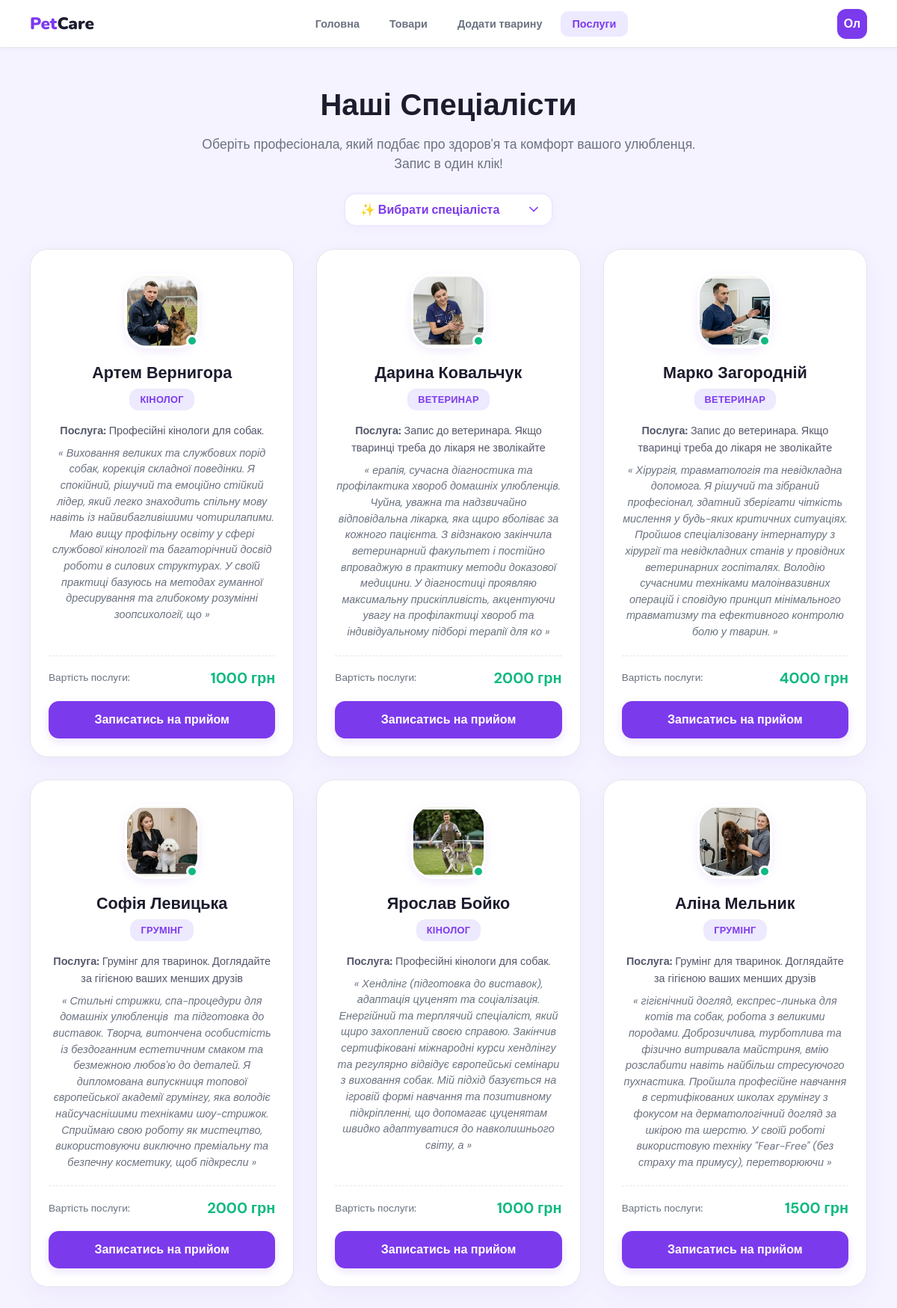
Page /servises/ (signed in) on the committed database.
### servises/models.py (models this page shows, shortened)
class Employee(models.Model):
    name = models.CharField(max_length=200)
    profession = models.ForeignKey(
        Servises,
        on_delete=models.CASCADE
    )
    descrp = models.CharField(max_length=400,verbose_name='ваш опис',default='я працівник')
    price = models.PositiveIntegerField(default=1000, verbose_name='ціна')
    img = models.ImageField(upload_to='servises/',null=True,blank=True,verbose_name='фото співробітника')

class Servises(models.Model):
    name = models.CharField(max_length=50)
    discrp = models.CharField(max_length=100)
    price = models.PositiveIntegerField(default=0)
    img = models.ImageField(upload_to='services/')

### servises/views.py (the view)
# urls.py: path('', views.servises_page, name='servises'),
@login_required(login_url='login')
def servises_page(request):
    items = Servises.objects.all()
    employees = Employee.objects.select_related('profession').all()
    chosen_service_id = request.GET.get('service_filter')
    if chosen_service_id:
        employees = employees.filter(profession_id=chosen_service_id)
    return render(request, 'servises/servises.html', {
        'items': items,
        'employees': employees,
        'chosen_service_id': chosen_service_id, # Передаємо назад, щоб зберегти вибір у селекті
    })

### servises/templates/servises/servises.html (shortened to what this page needs)
{% load static %}
<!DOCTYPE html>
<html lang="uk">
<head>
</head>
<body>
    <nav>
        <div class="nav-logo">Pet<span>Care</span></div>
        <ul class="nav-links">
            <li><a href="{% url 'home' %}">Головна</a></li>
            <li><a href="{% url 'shop_page' %}">Товари</a></li>
            <li><a href="{% url 'register_pets' %}">Додати тварину</a></li>
            <li><a href="{% url 'servises' %}" class="active">Послуги</a></li>
        </ul>
        <div class="nav-right">
            <div class="avatar">Ол</div>
        </div>
    </nav>
    <div class="page-header">
        <h1>Наші Спеціалісти</h1>
        <p>Оберіть професіонала, який подбає про здоров'я та комфорт вашого улюбленця. Запис в один клік!</p>
        <div class="filter-wrapper">
            <select id="sklad-select" class="custom-select" onchange="filterServices(this.value)">
                <option value="">✨ Вибрати спеціаліста</option>
            </select>
        </div>
    </div>
    <div class="team-grid">
        {% for employee in employees %}
        <div class="expert-card">
            <div class="expert-avatar-wrapper">
                <div class="expert-avatar">
                    {% if employee.img %}
                        <img src="{{ employee.img.url }}" alt="{{ employee.name }}">
                    {% else %}
                        <div class="default-avatar"></div>
                    {% endif %}
                </div>
                <div class="status-dot"></div>
            </div>
            <h3 class="expert-name">{{ employee.name }}</h3>
            <span class="spec-badge">{{ employee.profession.name }}</span>
            <p class="expert-bio">
                <strong>Послуга:</strong> {{ employee.profession.discrp }}
            </p>
            <p class="expert-personal-bio">
                « {{ employee.descrp }} »
            </p>
            <div class="price-zone">
                <span class="price-label">Вартість послуги:</span>
                <span class="price-value">{{ employee.price }} грн</span>
            </div>
            <a href="{% url 'order_service_with_employee' employee.profession.id employee.id %}" class="btn-book">
                Записатись на прийом
            </a>
        </div>
        {% empty %}
        <div class="empty-state">
            <h3>Співробітників не знайдено</h3>
            <p>Спробуйте змінити фільтр або додайте нових працівників через адмінку Django.</p>
        </div>
        {% endfor %}
    </div>
</body>
</html>

### servises/templates/servises/servises.html (style rules this page uses)
:root { --purple: #7C3AED; --purple-light: #EDE9FE; --purple-mid: #A78BFA; --bg: #F5F3FF; --white: #FFFFFF; --text: #1C1C2E; --muted: #6B7280; --border: #E5E7EB; --green: #10B981; --card-shadow: 0 10px 30px rgba(124, 58, 237, 0.06); }
* { box-sizing: border-box; margin: 0; padding: 0; }
body { font-family: 'DM Sans', sans-serif; background: var(--bg); color: var(--text); padding-bottom: 60px; }
nav { background: var(--white); border-bottom: 1px solid var(--border); padding: 0 40px; height: 64px; display: flex; align-items: center; justify-content: space-between; position: sticky; top: 0; z-index: 100; box-shadow: 0 1px 8px rgba(0, 0, 0, 0.04); }
.nav-logo { font-family: 'Nunito', sans-serif; font-weight: 900; font-size: 1.4rem; color: var(--purple); text-decoration: none; }
.nav-logo span { color: var(--text); }
.nav-links { display: flex; gap: 8px; list-style: none; }
.nav-links a { text-decoration: none; color: var(--muted); font-weight: 600; font-size: 0.9rem; padding: 8px 16px; border-radius: 10px; transition: 0.2s; }
.nav-links a:hover, .nav-links a.active { background: var(--purple-light); color: var(--purple); }
.avatar { width: 40px; height: 40px; border-radius: 12px; background: var(--purple); color: white; display: flex; align-items: center; justify-content: center; font-weight: 800; }
.page-header { text-align: center; padding: 50px 20px 30px; max-width: 700px; margin: 0 auto; }
.page-header h1 { font-family: 'Nunito', sans-serif; font-size: 2.5rem; font-weight: 900; color: var(--text); margin-bottom: 12px; }
.page-header p { color: var(--muted); font-size: 1.1rem; line-height: 1.5; }
.team-grid { display: grid; grid-template-columns: repeat(auto-fill, minmax(320px, 1fr)); gap: 30px; max-width: 1200px; margin: 0 auto; padding: 0 40px; }
.expert-card { background: var(--white); border-radius: 24px; border: 1px solid var(--border); box-shadow: var(--card-shadow); padding: 32px 24px 24px; display: flex; flex-direction: column; align-items: center; text-align: center; transition: transform 0.3s, box-shadow 0.3s; position: relative; }
.expert-avatar-wrapper { position: relative; margin-bottom: 18px; }
.expert-avatar { width: 100px; height: 100px; border-radius: 30px; background: var(--purple-light); display: flex; align-items: center; justify-content: center; border: 3px solid var(--white); box-shadow: 0 4px 12px rgba(124, 58, 237, 0.1); overflow: hidden; }
.expert-avatar img { width: 100%; height: 100%; object-fit: cover; }
.status-dot { position: absolute; bottom: 2px; right: 2px; width: 16px; height: 16px; background: var(--green); border: 3px solid var(--white); border-radius: 50%; }
.expert-name { font-family: 'Nunito', sans-serif; font-size: 1.35rem; font-weight: 800; color: var(--text); margin-bottom: 6px; }
.spec-badge { background: var(--purple-light); color: var(--purple); padding: 6px 14px; border-radius: 12px; font-size: 0.8rem; font-weight: 700; letter-spacing: 0.3px; margin-bottom: 16px; text-transform: uppercase; }
.expert-bio { font-size: 0.9rem; color: #55586b; line-height: 1.6; margin-bottom: 8px; }
.expert-personal-bio { font-size: 0.9rem; color: var(--muted); line-height: 1.5; font-style: italic; margin-bottom: 20px; flex-grow: 1; }
.price-zone { border-top: 1px dashed var(--border); width: 100%; padding-top: 16px; margin-bottom: 18px; display: flex; justify-content: space-between; align-items: center; }
.price-label { font-size: 0.85rem; color: var(--muted); font-weight: 500; }
.price-value { font-size: 1.25rem; color: var(--green); font-weight: 700; }
.btn-book { width: 100%; background: var(--purple); color: var(--white); padding: 14px; border-radius: 14px; text-decoration: none; font-family: 'Nunito', sans-serif; font-weight: 700; font-size: 1rem; transition: 0.2s; box-shadow: 0 4px 12px rgba(124, 58, 237, 0.15); }
.filter-wrapper { margin-top: 25px; display: flex; justify-content: center; }
.custom-select { appearance: none; -webkit-appearance: none; -moz-appearance: none; font-family: 'DM Sans', sans-serif; font-size: 1rem; font-weight: 600; color: var(--purple); background-color: var(--white); background-repeat: no-repeat; background-position: right 16px center; background-size: 16px; padding: 12px 45px 12px 20px; border: 2px solid var(--purple-light); border-radius: 16px; cursor: pointer; box-shadow: 0 4px 12px rgba(124, 58, 237, 0.04); transition: all 0.3s ease; min-width: 280px; }

### rows in the picture
Employee: img (picture), name "Артем Вернигора", profession.name "КІНОЛОГ", profession.discrp "Професійні кінологи для собак.", descrp "Виховання великих та службових порід собак, корекція складної поведінки. Я спокійний, рішучий та емоційно стійкий лідер, який легко знаходить спільну мову навіть із найвибагливішими чотирилапими. Маю вищу профільну освіту у сфері службової кінології та багаторічний досвід роботи в силових структурах. У своїй практиці базуюсь на методах гуманної дресирування та глибокому розумінні зоопсихології, що", price "1000"
Employee: img (picture), name "Дарина Ковальчук", profession.name "ВЕТЕРИНАР", profession.discrp "Запис до ветеринара. Якщо тваринці треба до лікаря не зволікайте", descrp "ерапія, сучасна діагностика та профілактика хвороб домашніх улюбленців. Чуйна, уважна та надзвичайно відповідальна лікарка, яка щиро вболіває за кожного пацієнта. З відзнакою закінчила ветеринарний факультет і постійно впроваджую в практику методи доказової медицини. У діагностиці проявляю максимальну прискіпливість, акцентуючи увагу на профілактиці хвороб та індивідуальному підборі терапії для ко", price "2000"
Employee: img (picture), name "Марко Загородній", profession.name "ВЕТЕРИНАР", profession.discrp "Запис до ветеринара. Якщо тваринці треба до лікаря не зволікайте", descrp "Хірургія, травматологія та невідкладна допомога. Я рішучий та зібраний професіонал, здатний зберігати чіткість мислення у будь-яких критичних ситуаціях. Пройшов спеціалізовану інтернатуру з хірургії та невідкладних станів у провідних ветеринарних госпіталях. Володію сучасними техніками малоінвазивних операцій і сповідую принцип мінімального травматизму та ефективного контролю болю у тварин.", price "4000"
Employee: img (picture), name "Софія Левицька", profession.name "ГРУМІНГ", profession.discrp "Грумінг для тваринок. Доглядайте за гігієною ваших менших друзів", descrp "Стильні стрижки, спа-процедури для домашніх улюбленців та підготовка до виставок. Творча, витончена особистість із бездоганним естетичним смаком та безмежною любов'ю до деталей. Я дипломована випускниця топової європейської академії грумінгу, яка володіє найсучаснішими техніками шоу-стрижок. Сприймаю свою роботу як мистецтво, використовуючи виключно преміальну та безпечну косметику, щоб підкресли", price "2000"
Employee: img (picture), name "Ярослав Бойко", profession.name "КІНОЛОГ", profession.discrp "Професійні кінологи для собак.", descrp "Хендлінг (підготовка до виставок), адаптація цуценят та соціалізація. Енергійний та терплячий спеціаліст, який щиро захоплений своєю справою. Закінчив сертифіковані міжнародні курси хендлінгу та регулярно відвідує європейські семінари з виховання собак. Мій підхід базується на ігровій формі навчання та позитивному підкріпленні, що допомагає цуценятам швидко адаптуватися до навколишнього світу, а", price "1000"
Employee: img (picture), name "Аліна Мельник", profession.name "ГРУМІНГ", profession.discrp "Грумінг для тваринок. Доглядайте за гігієною ваших менших друзів", descrp "гігієнічний догляд, експрес-линька для котів та собак, робота з великими породами. Доброзичлива, турботлива та фізично витривала майстриня, вмію розслабити навіть найбільш стресуючого пухнастика. Пройшла професійне навчання в сертифікованих школах грумінгу з фокусом на дерматологічний догляд за шкірою та шерстю. У своїй роботі використовую техніку \"Fear-Free\" (без страху та примусу), перетворюючи", price "1500"
